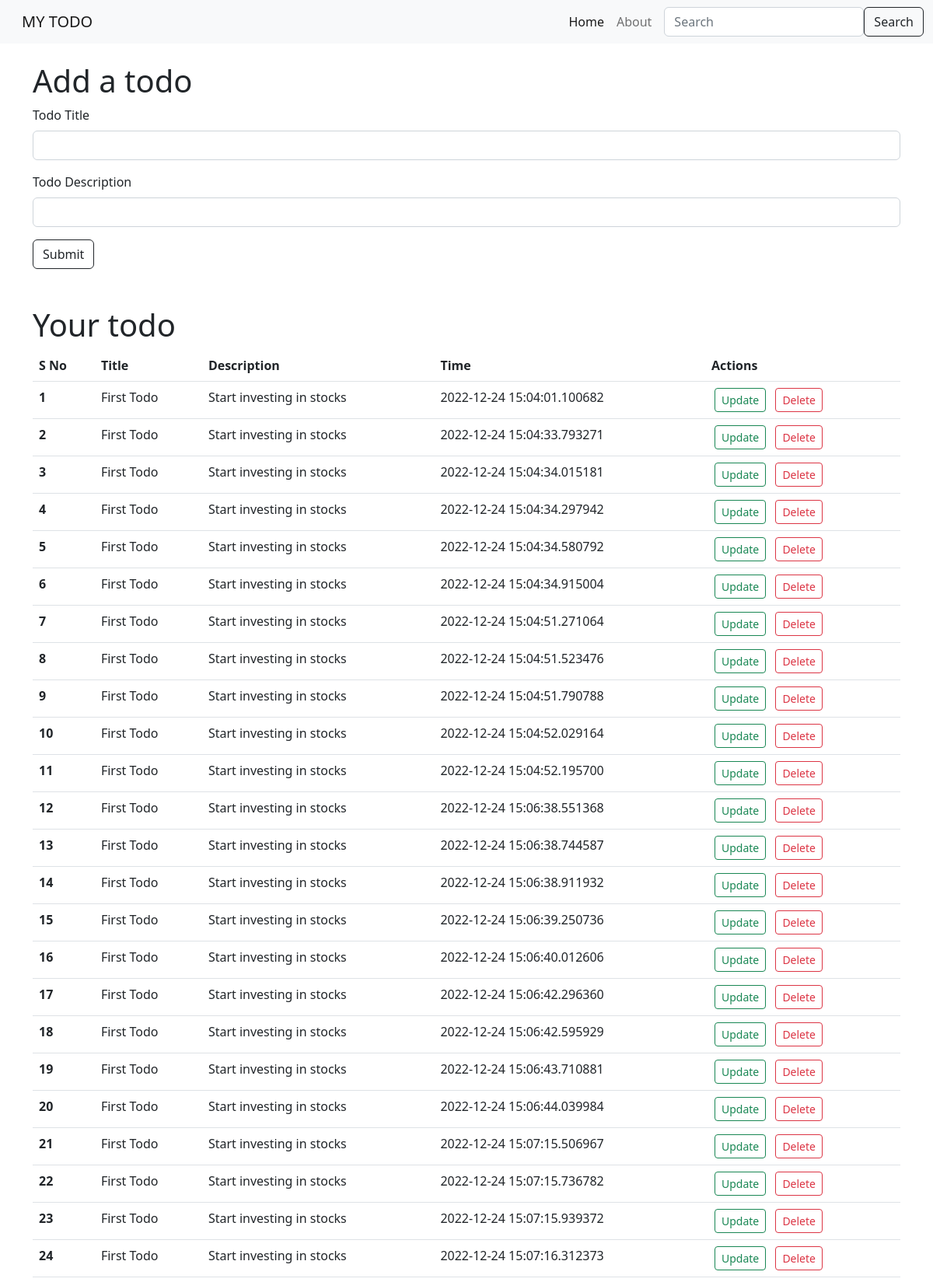
The page / (upper part) on the database its author committed.
### app.py (models this page shows, shortened)
class Todo(db.Model):
    sno = db.Column(db.Integer, primary_key = True)
    title = db.Column(db.String(500), nullable = False)
    desc = db.Column(db.String(500), nullable = False)
    date_created = db.Column(db.DateTime, default = datetime.utcnow)

### app.py (the view)
@app.route('/', methods = ['GET','POST'])
def hello_world():
    if request.method == 'POST':
        title = request.form["title"]
        desc = request.form["desc"]
        todo = Todo(title = title, desc = desc)
        db.session.add(todo)
        db.session.commit()
    AllTodo = Todo.query.all()
    return render_template("index.html", AllTodo = AllTodo)

### templates/index.html (shortened to what this page needs)
{% extends 'base.html' %}
  {% block body %}
    <br>
    <div class="container">
        <h1>Add a todo</h1>
        <form action="/" method = "POST">
            <div class="mb-3">
              <label for="title" class="form-label">Todo Title</label>
              <input type="text" class="form-control" name="title" id="title" aria-describedby="emailHelp">
            </div>
            <div class="mb-3">
              <label for="description" class="form-label">Todo Description</label>
              <input type="text" class="form-control" name="desc" id="description">
            </div>
            <button type="submit" class="btn btn-outline-dark">Submit</button>
        </form>
    </div>
    <br><br>
    <div class="container">
        <h1>Your todo</h1>
        {% if AllTodo|length == 0 %}
          <div class="alert alert-dark" role="alert">
            A simple dark alert—check it out!
          </div>
        {% else %}
          <table class="table">
            <thead>
              <tr>
                <th scope="col">S No</th>
                <th scope="col">Title</th>
                <th scope="col">Description</th>
                <th scope="col">Time</th>
                <th scope="col">Actions</th>
              </tr>
            </thead>
            <tbody>
              {% for todo in AllTodo %}
                <tr>
                  <th scope="row">{{loop.index}}</th>
                  <td>{{todo.title}}</td>
                  <td>{{todo.desc}}</td>
                  <td>{{todo.date_created}}</td>
                  <td>
                    <a href="/update/{{todo.sno}}" type="button" class="btn btn-outline-success btn-sm mx-1">Update</a>
                    <a href="/delete/{{todo.sno}}" type="button" class="btn btn-outline-danger btn-sm mx-1">Delete</a>
                  </td>
                </tr>
              {% endfor %}
            </tbody>
          </table>
        {% endif %}
    </div>
  {% endblock body %}

### templates/base.html (shortened to what this page needs)
<!doctype html>
<html lang="ar" dir="ltr">
  <head>
    <link rel="stylesheet" href="https://cdn.jsdelivr.net/npm/bootstrap@5.2.3/dist/css/bootstrap.rtl.min.css">
  </head>
  <body>
    <nav class="navbar navbar-expand-lg bg-light">
        <div class="container-fluid">
          <a class="navbar-brand" href="/">MY TODO</a>
          <div class="collapse navbar-collapse" id="navbarSupportedContent">
            <ul class="navbar-nav me-auto mb-2 mb-lg-0">
              <li class="nav-item">
                <a class="nav-link active" aria-current="page" href="/">Home</a>
              </li>
              <li class="nav-item">
                <a class="nav-link" href="#">About</a>
              </li>
            </ul>
            <form class="d-flex" role="search">
              <input class="form-control me-2" type="search" placeholder="Search" aria-label="Search">
              <button class="btn btn-outline-dark" type="submit">Search</button>
            </form>
          </div>
        </div>
    </nav>
    {% block body %}
    {% endblock body %}
  </body>
</html>

### rows shown on the page
Todo: title "First Todo", desc "Start investing in stocks", date_created "2022-12-24 15:04:01.100682"
Todo: title "First Todo", desc "Start investing in stocks", date_created "2022-12-24 15:04:33.793271"
Todo: title "First Todo", desc "Start investing in stocks", date_created "2022-12-24 15:04:34.015181"
Todo: title "First Todo", desc "Start investing in stocks", date_created "2022-12-24 15:04:34.297942"
Todo: title "First Todo", desc "Start investing in stocks", date_created "2022-12-24 15:04:34.580792"
Todo: title "First Todo", desc "Start investing in stocks", date_created "2022-12-24 15:04:34.915004"
Todo: title "First Todo", desc "Start investing in stocks", date_created "2022-12-24 15:04:51.271064"
Todo: title "First Todo", desc "Start investing in stocks", date_created "2022-12-24 15:04:51.523476"
Todo: title "First Todo", desc "Start investing in stocks", date_created "2022-12-24 15:04:51.790788"
Todo: title "First Todo", desc "Start investing in stocks", date_created "2022-12-24 15:04:52.029164"
Todo: title "First Todo", desc "Start investing in stocks", date_created "2022-12-24 15:04:52.195700"
Todo: title "First Todo", desc "Start investing in stocks", date_created "2022-12-24 15:06:38.551368"
Todo: title "First Todo", desc "Start investing in stocks", date_created "2022-12-24 15:06:38.744587"
Todo: title "First Todo", desc "Start investing in stocks", date_created "2022-12-24 15:06:38.911932"
Todo: title "First Todo", desc "Start investing in stocks", date_created "2022-12-24 15:06:39.250736"
Todo: title "First Todo", desc "Start investing in stocks", date_created "2022-12-24 15:06:40.012606"
Todo: title "First Todo", desc "Start investing in stocks", date_created "2022-12-24 15:06:42.296360"
Todo: title "First Todo", desc "Start investing in stocks", date_created "2022-12-24 15:06:42.595929"
Todo: title "First Todo", desc "Start investing in stocks", date_created "2022-12-24 15:06:43.710881"
Todo: title "First Todo", desc "Start investing in stocks", date_created "2022-12-24 15:06:44.039984"
Todo: title "First Todo", desc "Start investing in stocks", date_created "2022-12-24 15:07:15.506967"
Todo: title "First Todo", desc "Start investing in stocks", date_created "2022-12-24 15:07:15.736782"
Todo: title "First Todo", desc "Start investing in stocks", date_created "2022-12-24 15:07:15.939372"
Todo: title "First Todo", desc "Start investing in stocks", date_created "2022-12-24 15:07:16.312373"
